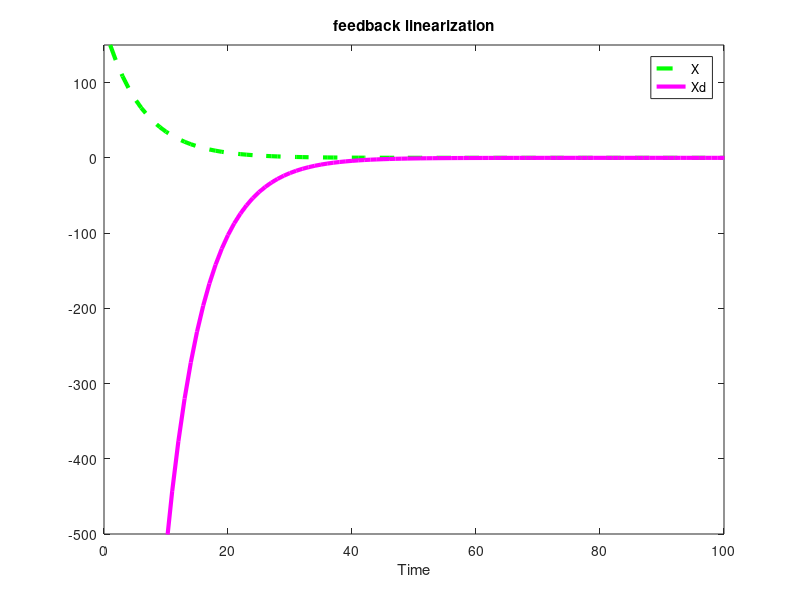

Here is the MATLAB script that generated this plot:
clear all, close all , clc

%simulate time 10s
t=[1:1:1000];
dt=0.01;
x=150;

%the open loop dynamic is x'=a*sin(x)+u a=5
a=5;
%we design feedback linearization controller as 
%u=-asin(x)-kx, here we choice k as 15
%assune I.C x(0)=100
k=15;
%record xdot and x
record_xdot=zeros(length(t),1);
record_x=zeros(length(t),1);
%the update term
state_before=0;
state_update=0;

for i=1:length(t)
    u=-a*sin(x)-k*x;
    xdot=a*sin(x)+u;
    record_xdot(i)=xdot;
    record_x(i)=x;
    state_before=x;
    state_update=state_before+xdot*dt;
    x=state_update;
    
end   
plot(t,record_x,'--g','LineWidth',3);
hold on;
plot(t,record_xdot,'-m','LineWidth',3);
title("feedback linearization");
xlabel('Time');
xlim([0 100]);
ylim([-500 150]);

legend('X',"Xd");

